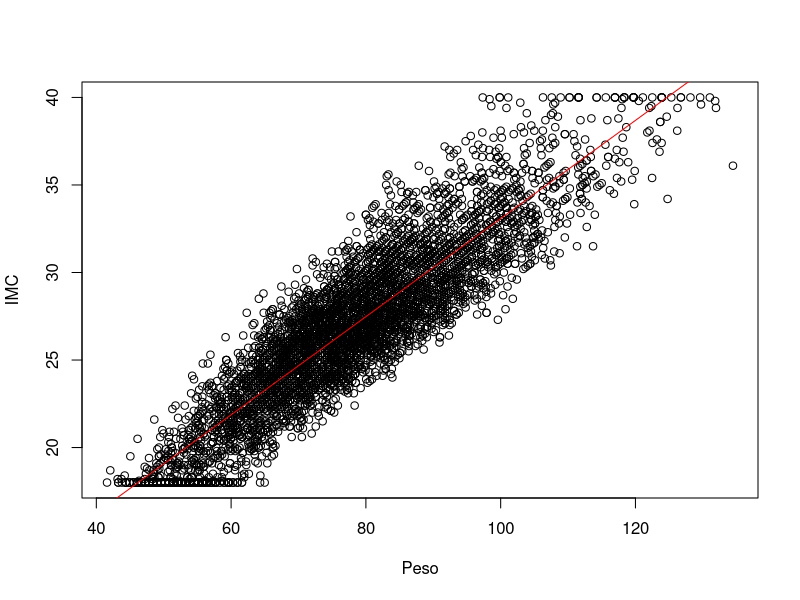
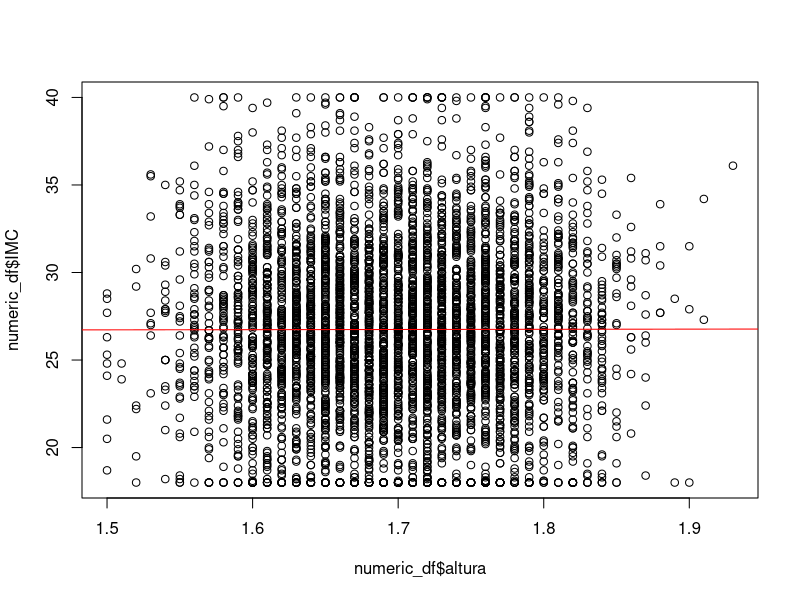
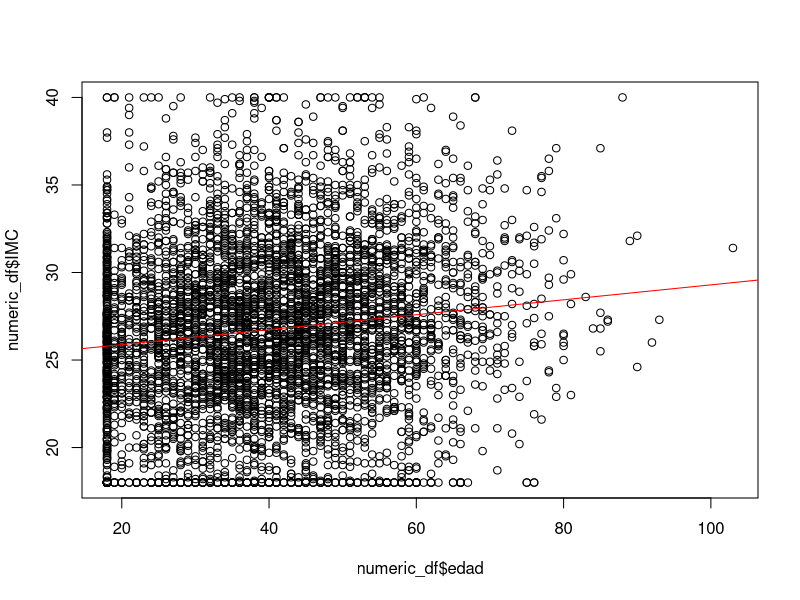
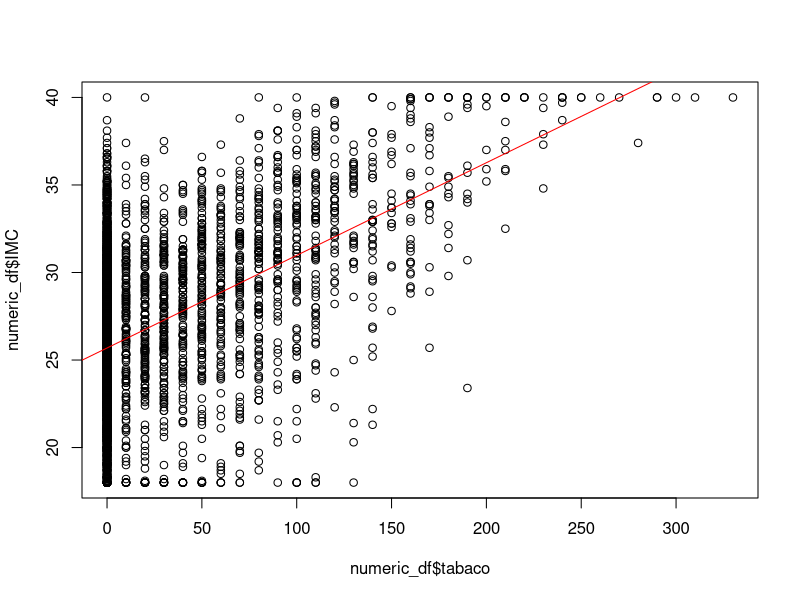
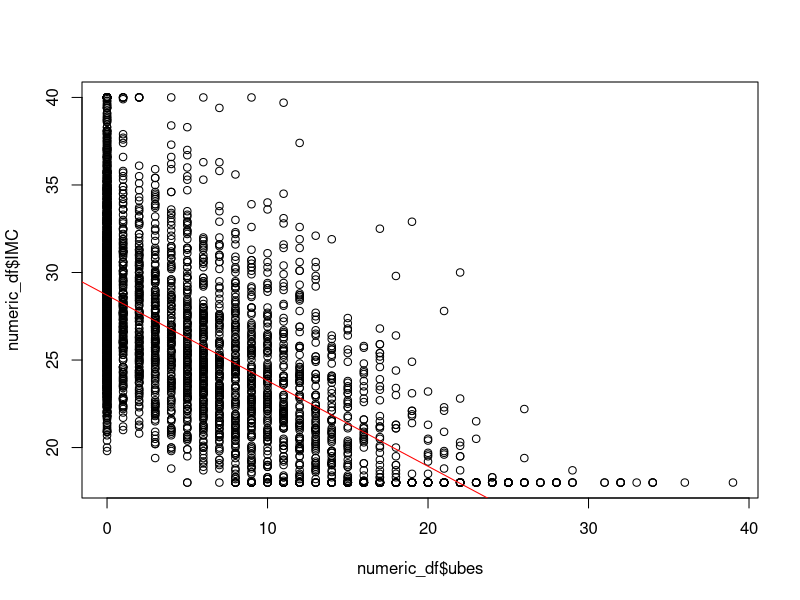
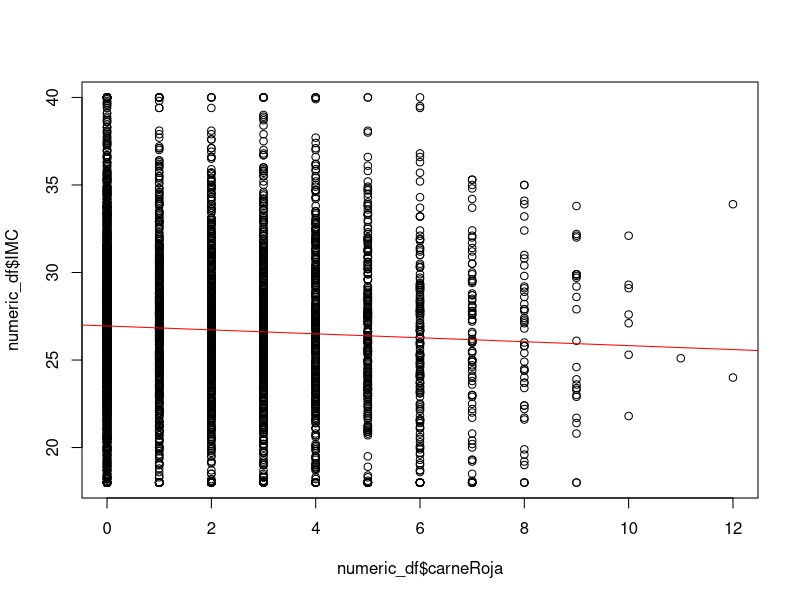
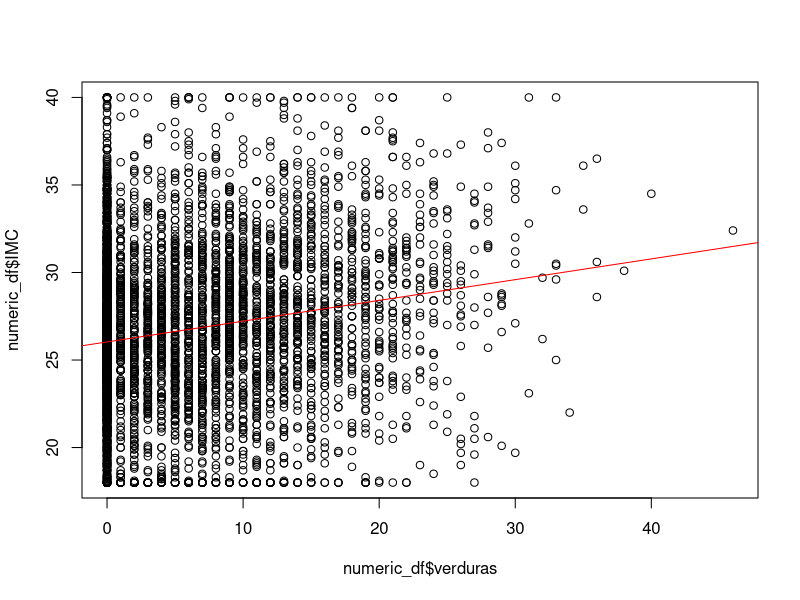
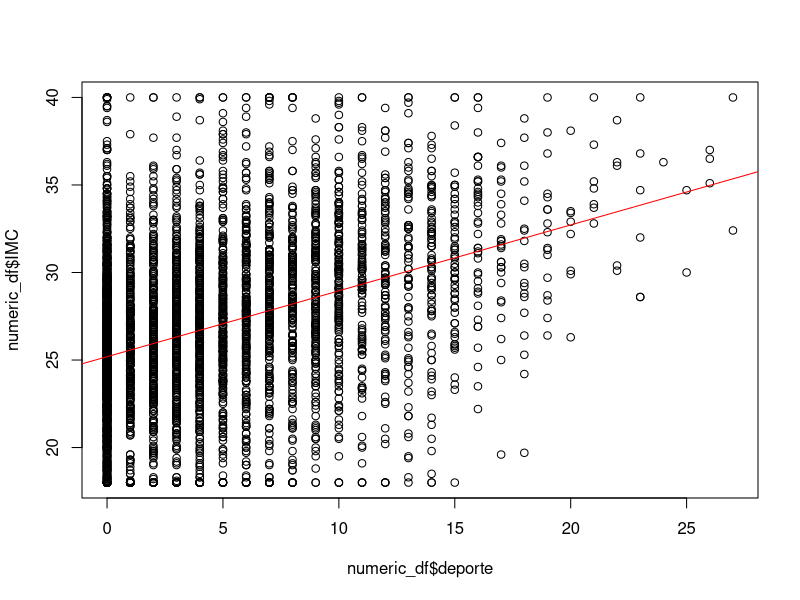

Write R code to recreate these figures, in order.
library(tidyverse)
library(dplyr)
library(modelr)
#1
#Cargamos el csv
datos <- read_csv("./17456.csv", col_types = cols(.default = col_double(), sexo = col_factor(), dietaEsp = col_factor()))
datos

#2
#Añadimos la columna IMC
datos <- add_column(datos, IMC = datos$peso/(datos$altura^2))
datos

#3
#Eliminamos las columnas con valores na
#Primero vemos que columnas tienen valores na
na <- as.data.frame(
  cbind(
    lapply(
      lapply(datos, is.na), sum)
  )
)
#Ahora seleccionamos las columnas que no tengan valores na
datos <- datos %>% select(-contains(rownames(subset(na, na$V1 != 0))))
datos

#4
#Nos quedamos con las columnas que tengan valores solo numericos
numeric <- as.data.frame(
  cbind(
    lapply(
      datos, is.numeric)
  )
)
numeric_df <- datos %>% select(any_of(rownames(subset(numeric, numeric$V1 == TRUE))))
numeric_df
#Calculamos la media de todas las columnas
colMeans(numeric_df)
#Calculas la desviacion tipica
desviacion_tipica_fn <- function(ap) {
  return(sqrt(mean(ap^2) - mean(ap)^2))
}

desviacion_tipica <-
  cbind(
    lapply(
      numeric_df, desviacion_tipica_fn)
  )

desviacion_tipica


#5
regresion_lineal_unidimensional <- function(dt, x, y) {
  rl <- lm(y~x, dt)
  list(coeficiente_de_regresion = coef(rl)[[1]], coeficiente_de_determinacion = summary(rl)$r.squared, regresion_lineal = rl)
}

rlineales <- numeric_df %>% map(regresion_lineal_unidimensional, dt=numeric_df, y=numeric_df$IMC)
#6
#Grafico variables numericas
plot(x=numeric_df$peso, y=numeric_df$IMC, xlab = "Peso", ylab="IMC")
abline(rlineales$peso$regresion_lineal,col="red")

plot(x=numeric_df$altura, y=numeric_df$IMC)
abline(rlineales$altura$regresion_lineal,col="red")

plot(x=numeric_df$edad, y=numeric_df$IMC)
abline(rlineales$edad$regresion_lineal,col="red")

plot(x=numeric_df$tabaco, y=numeric_df$IMC)
abline(rlineales$tabaco$regresion_lineal,col="red")

plot(x=numeric_df$ubes, y=numeric_df$IMC)
abline(rlineales$ubes$regresion_lineal,col="red")

plot(x=numeric_df$carneRoja, y=numeric_df$IMC)
abline(rlineales$carneRoja$regresion_lineal,col="red")

plot(x=numeric_df$verduras, y=numeric_df$IMC)
abline(rlineales$verduras$regresion_lineal,col="red")

plot(x=numeric_df$deporte, y=numeric_df$IMC)
abline(rlineales$deporte$regresion_lineal,col="red")

plot(x=numeric_df$nivEstPad, y=numeric_df$IMC)
abline(rlineales$nivEstPad$regresion_lineal,col="red")

plot(x=numeric_df$nivEstudios, y=numeric_df$IMC)
abline(rlineales$nivEstudios$regresion_lineal,col="red")

plot(x=numeric_df$nivIngresos, y=numeric_df$IMC)
abline(rlineales$nivIngresos$regresion_lineal,col="red")

#Boxplot
boxplot(as.numeric(datos$sexo=="M"), horizontal = TRUE)
stripchart(as.numeric(datos$sexo=="M"), method = "jitter", pch = 19, add = TRUE, col = "blue")


boxplot(as.numeric(datos$dietaEsp=="S"), horizontal = TRUE)
stripchart(as.numeric(datos$dietaEsp=="S"), method = "jitter", pch = 19, add = TRUE, col = "blue")

#7
dividirDataSet <- function(data, p1, p2){
  rDf    <- 1:nrow(data)
  rTrain <- sample(rDf, p1 * length(rDf))
  rTemp  <- setdiff(rDf, rTrain)
  rTest  <- sample(rTemp, p2 * length(rTemp))
  rValid <- setdiff(rTemp, rTest)
  return(list(entrenamiento = data[rTrain, ], test=  data[rTest, ], validacion=data[rValid, ]))
}
dataSet <- dividirDataSet(datos, 0.6, 0.2)

#8

modTrain <- dataSet$entrenamiento %>% map(regresion_lineal_unidimensional, dt=dataSet$entrenamiento, y=dataSet$entrenamiento$IMC)

R2ajustado<-function(df,mod, y){
  MSE  <- mean((y - predict.lm(mod[["regresion_lineal"]], df)) ^ 2)
  varY <- mean(y ^ 2) - mean(y) ^ 2
  R2   <- 1 - MSE / varY
  aR2  <- -(1 - (1- R2) * (nrow(df) - 1) / (nrow(df) - mod$regresion_lineal$rank))
  aR2
}

bestFit <-modTrain[-which(names(modTrain) == "IMC")]%>% map_dbl(R2ajustado, df=dataSet$test, y=dataSet$test$IMC)
bestFit
which.max(bestFit)[1]

#9

regresion_lineal_multiple <- function(dt, x, y) {
  rl<-lm(str_c(y, "~", str_c(x, collapse="+")), dt)
  list(coeficiente_de_regresion = coef(rl)[[1]], coeficiente_de_determinacion = summary(rl)$r.squared, regresion_lineal = rl)
}

calcModR2 <- function(dfTrain, dfTest, varPre,y, x) {
  mod <- regresion_lineal_multiple(dfTrain, y, x)
  R2ajustado(dfTest, mod, varPre)
}


encontrarMejorAjuste <- function(dfTrain, dfTest, varPos) {
  bestVars <- character(0)
  aR2      <- 0
  
  repeat {
    aR2v <- map_dbl(varPos, ~calcModR2(dfTrain, dfTest, dfTest$IMC,"IMC", c(bestVars, .)))
    i    <- which.max(aR2v)
    aR2M <- aR2v[i]
    if (aR2M <= aR2) break
    
    cat(sprintf("%1.4f %s\n", aR2M, varPos[i]))
    aR2 <- aR2M
    bestVars <- c(bestVars, varPos[i])
    varPos   <- varPos[-i]
  }
  
  mod <- regresion_lineal_multiple(dfTrain, "IMC", bestVars)
  
  list(vars=bestVars, mod=mod)
}

bestMod1 <- encontrarMejorAjuste(dataSet$entrenamiento, dataSet$test, names(datos[-14]))
R2ajustado(df=dataSet$validacion, mod=bestMod1$mod, y=dataSet$validacion$IMC)

#11
eval <- read_csv("./eval.csv", col_types = cols(.default = col_double(), sexo = col_factor(), dietaEsp = col_factor()))
eval <- add_column(eval, IMC=0)
eval <- add_column(eval, peso=0)
eval$IMC <- predict(bestMod1$mod$regresion_lineal, newdata = eval)
eval$peso <- predict(bestMod1$mod$regresion_lineal, newdata = eval)
